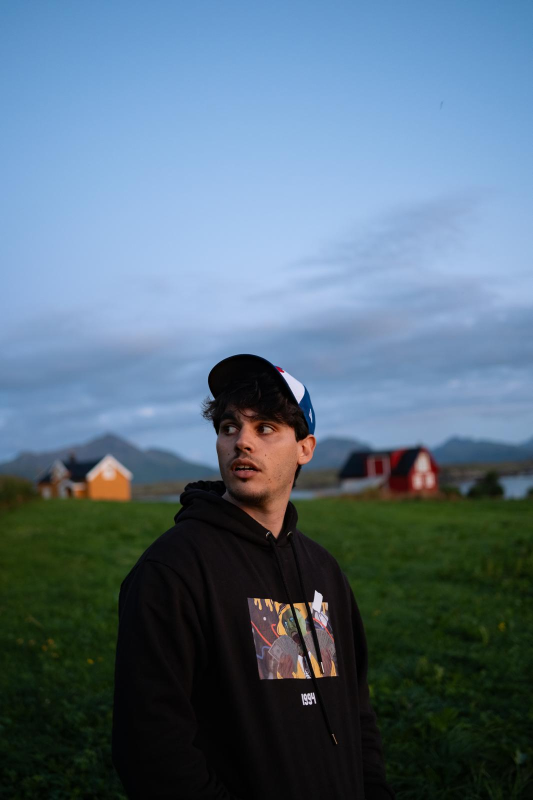
#> input picture images/backgrounds/about-group.jpeg, 1066 x 1600 px (shown at 1/2 size); its folder holds 3 pictures in this run
$ python optimize_images.py
#> lines starting #> are read from the running program, lines starting #| are printed output that depends on the picture
#!/usr/bin/env python3
# ============================================================
# CRETE · WeRoad — optimize_images.py
# Converts JPG/PNG in /images to WebP, resizes, compresses,
# and generates thumbnails — keeping high visual quality.
#
# Usage:
#   pip install pillow
#   python python/optimize_images.py                 # process all /images
#   python python/optimize_images.py images/hero     # one folder
#   python python/optimize_images.py --max 2400 --quality 82 --thumb 600
#
# Output (next to each source file):
#   photo.jpg  ->  photo.webp        (full, resized to --max)
#                  photo-thumb.webp  (thumbnail, --thumb wide)
# Originals are left untouched.
# ============================================================

import argparse
import sys
from pathlib import Path

# Make stdout UTF-8 safe on Windows consoles (cp1252) so it never crashes on prints.
try:
    sys.stdout.reconfigure(encoding="utf-8", errors="replace")
except Exception:
    pass

try:
    from PIL import Image, ImageOps
except ImportError:
    sys.exit("Pillow non installato.  Esegui:  pip install pillow")

SRC_EXT = {".jpg", ".jpeg", ".png"}


def optimize(path: Path, max_w: int, quality: int, thumb_w: int) -> None:
    """Create an optimized .webp and a .webp thumbnail for one image."""
#> called with max_w = 2400, quality = 82, thumb_w = 600
    if path.suffix.lower() == ".webp" or path.stem.endswith("-thumb"):
        return  # skip already-optimized / thumbnails

    with Image.open(path) as im:
#> im is the input picture: PIL image 1066x1600 RGB; mean R, G, B 87.1, 109.7, 127.1
        im = ImageOps.exif_transpose(im)            # respect camera rotation
        if im.mode in ("P", "RGBA"):
            im = im.convert("RGB")

        # --- full-size webp ---
        full = im.copy()
        if full.width > max_w:
            ratio = max_w / full.width
            full = full.resize((max_w, round(full.height * ratio)), Image.LANCZOS)
        out_full = path.with_suffix(".webp")
        full.save(out_full, "WEBP", quality=quality, method=6)

        # --- thumbnail webp ---
        thumb = im.copy()
        if thumb.width > thumb_w:
            ratio = thumb_w / thumb.width
#> ratio = 0.563
            thumb = thumb.resize((thumb_w, round(thumb.height * ratio)), Image.LANCZOS)
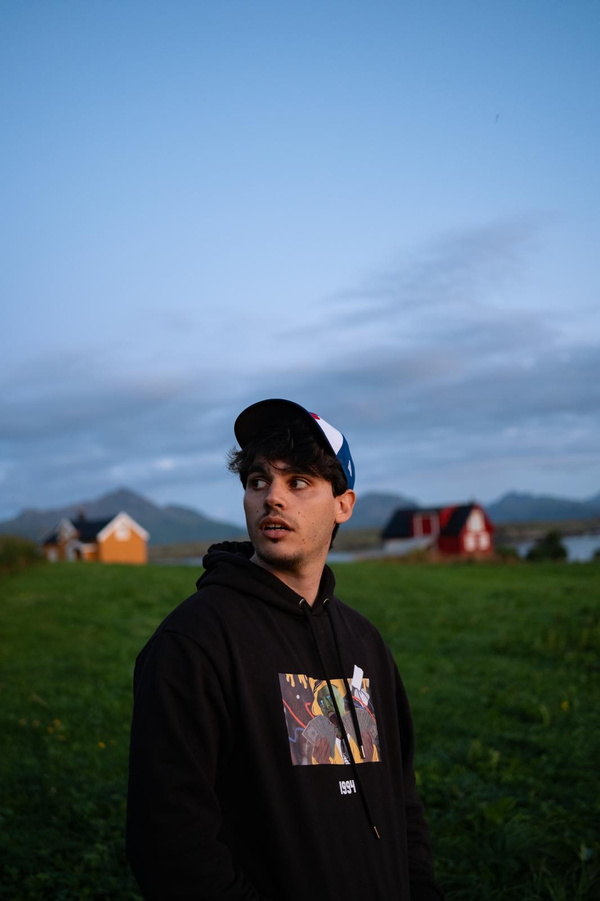
#> thumb: PIL image 600x901 RGB; mean R, G, B 87.1, 109.7, 127.1
        out_thumb = path.with_name(f"{path.stem}-thumb.webp")
        thumb.save(out_thumb, "WEBP", quality=max(quality - 5, 60), method=6)

    saved = path.stat().st_size - out_full.stat().st_size
    print(f"  [OK] {path.name:<32} -> {out_full.name}  (-{saved // 1024} KB)  + thumb")


def main() -> None:
    ap = argparse.ArgumentParser(description="Optimize images to WebP for the Crete WeRoad site.")
    ap.add_argument("root", nargs="?", default="images", help="Folder to process (default: images)")
    ap.add_argument("--max", type=int, default=2400, help="Max width for full images (px)")
    ap.add_argument("--quality", type=int, default=82, help="WebP quality 0-100")
    ap.add_argument("--thumb", type=int, default=600, help="Thumbnail width (px)")
    args = ap.parse_args()

    root = Path(args.root)
    if not root.exists():
        sys.exit(f"Cartella non trovata: {root}")

    images = [p for p in root.rglob("*") if p.suffix.lower() in SRC_EXT]
    if not images:
        print(f"Nessuna immagine JPG/PNG trovata in {root}.")
        return

    print(f"Ottimizzazione di {len(images)} immagini in '{root}'  "
          f"(max {args.max}px · q{args.quality} · thumb {args.thumb}px)\n")
    for p in sorted(images):
        try:
            optimize(p, args.max, args.quality, args.thumb)
        except Exception as e:  # keep going on a bad file
            print(f"  [SKIP] {p.name}: {e}")

    print("\nFatto. Ricorda di aggiornare i percorsi nell'HTML/JS in .webp se necessario.")


if __name__ == "__main__":
    main()
